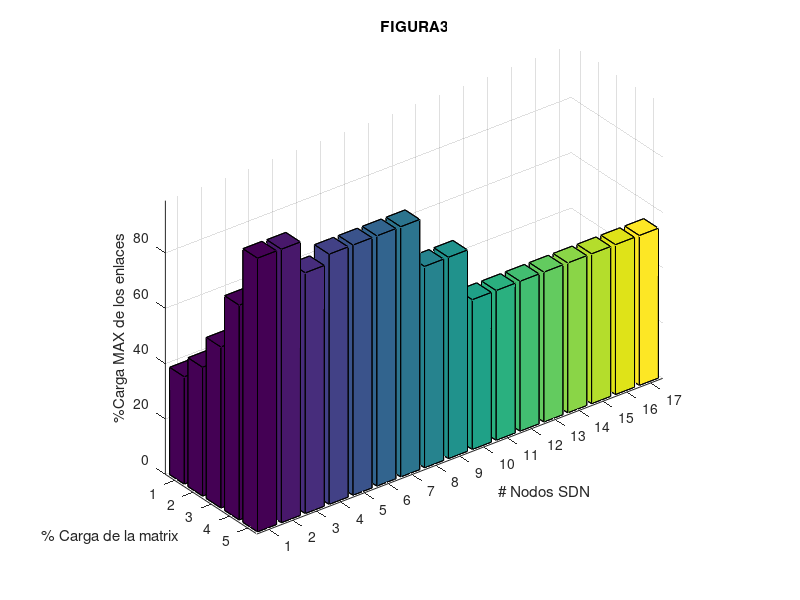

The MATLAB source for this figure:
load SimulationResults.csv

%FIGURE 3
Z = zeros(5,17);
for i = 1:270
    x = SimulationResults(i, 1);
    y = SimulationResults(i, 3);
    z = SimulationResults(i, 4);
    if y > 0
        Z(x, y) = z;
    end
end
    bar3(Z)
    title('FIGURA3')
    xlabel('# Nodos SDN')
    ylabel('% Carga de la matrix')
    zlabel('%Carga MAX de los enlaces')
